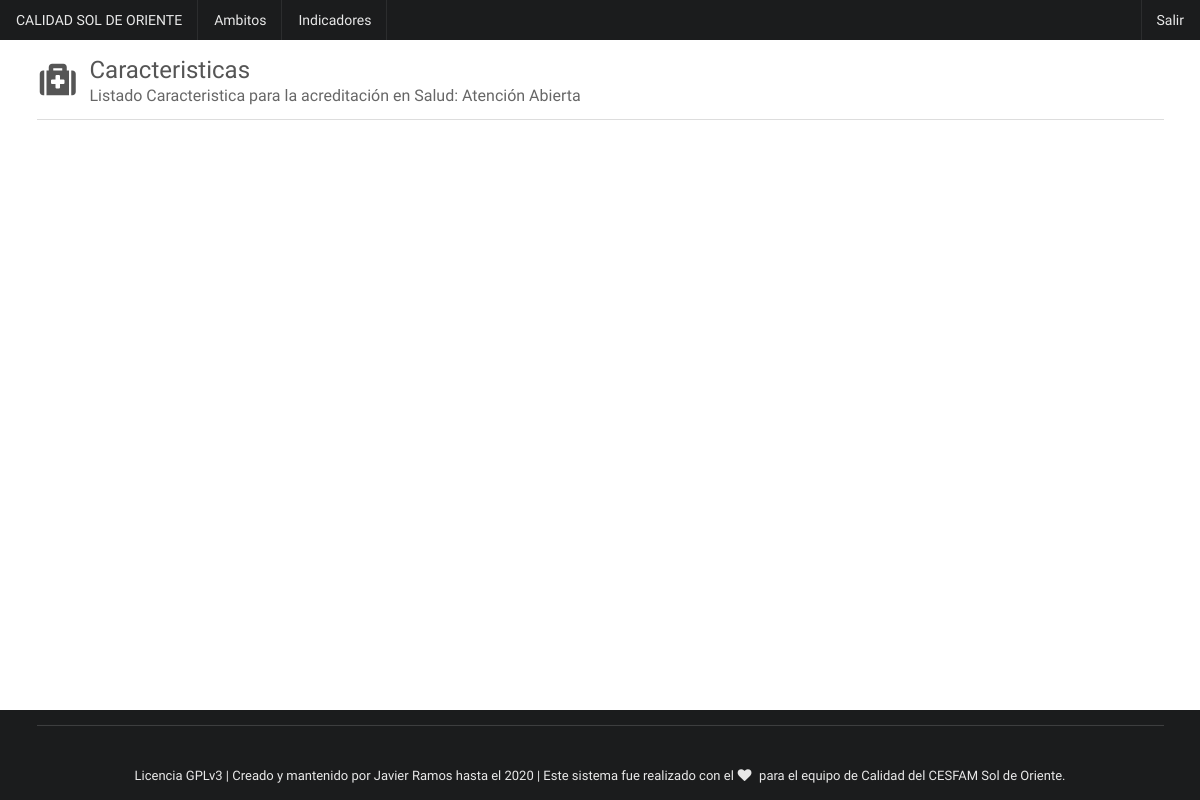
The page /caracteristicas/ (signed in) on the database as committed earlier.
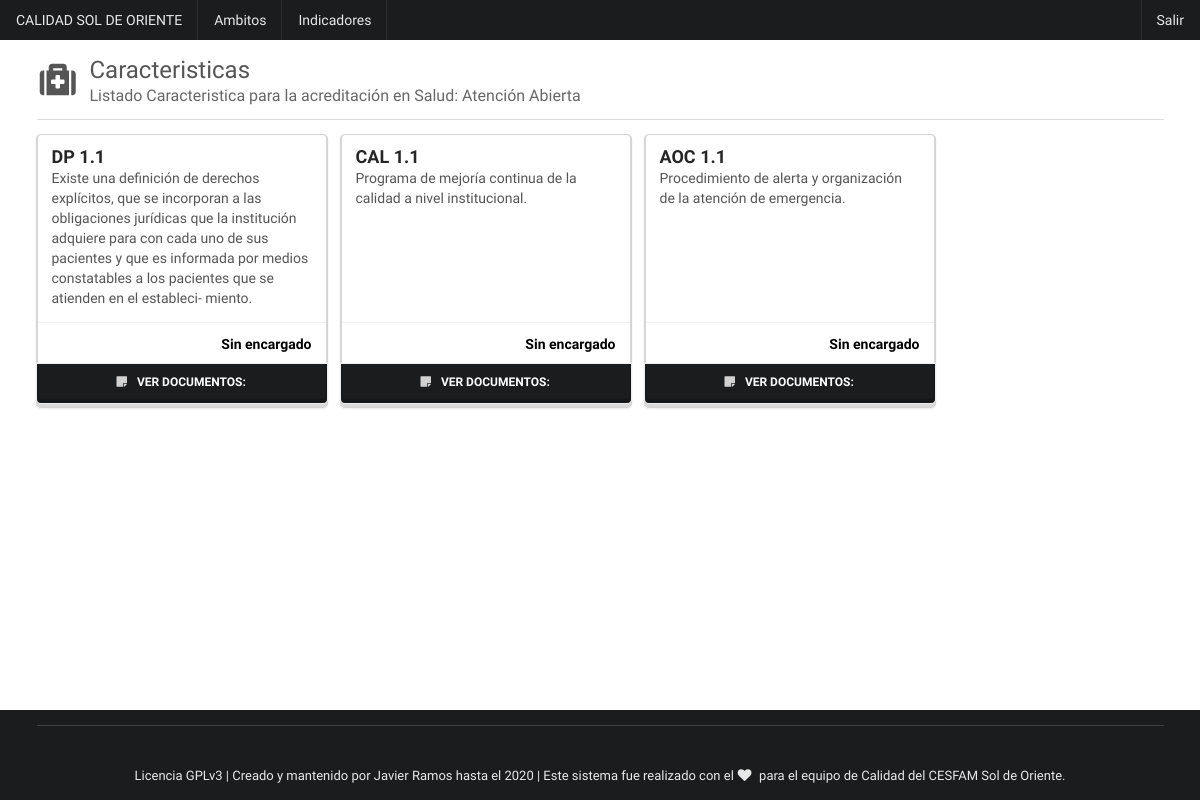
The same page on the database as committed later.
### caracteristicas/models.py (models this page shows, shortened)
class Caracteristica(models.Model):
    nombre = models.CharField(
        verbose_name='Nombre de Caracteristica', max_length=100
        )
    funcionario = models.ForeignKey(
        Funcionario, verbose_name="Encargado", on_delete=models.CASCADE
        )
    ambito = models.ForeignKey(
        Ambito, verbose_name="Ámbito", on_delete=models.CASCADE
        )
    denominacion = RichTextField(
        verbose_name='Denomiación'
        )
    TIPO_CHOICES = (
        ('OBLIGATORIA', 'OBLIGATORIA'),
        ('NO OBLIGATORIA', 'NO OBLIGATORIA')
    )
    tipo = models.CharField(
        verbose_name="Tipo de caracteristica", choices=TIPO_CHOICES,
        max_length=15, null=True, blank=True
        )
    numero = models.FloatField(
        verbose_name='Número de Característica'
        )
    fecha_actualizacion = models.DateField(
        verbose_name='Fecha de última actualización', default='2018-11-13'
        )
    created = models.DateTimeField(
        auto_now_add=True, verbose_name='Fecha de creación'
        )
    updated = models.DateTimeField(
        auto_now=True, verbose_name='Fecha de edición'
        )
    class Meta:
        verbose_name = 'Característica'
        verbose_name_plural = 'Características'
        ordering = ['ambito', 'numero']

### caracteristicas/views.py (the view)
# urls.py: path('', CaracteristicaList.as_view(), name='caracteristicas'),
@method_decorator(login_required(), name='dispatch')
class CaracteristicaList(ListView):
    model = Caracteristica

### templates/caracteristicas/caracteristica_list.html (shortened to what this page needs)
{% extends 'core/base.html' %}
{% load static %}
{% block content %}
    <div>
        <h2 class="ui header floated left">
            <i class="medkit icon"></i>
            <div class="content">Caracteristicas
                <div class="sub header">
                    Listado Caracteristica para la acreditación en Salud: Atención Abierta
                </div>
            </div>
        </h2>
        <div class="ui divider clearing"></div>
        <div class="ui cards">
            {% for caracteristica in caracteristica_list %}
                <div class="card">
                    <div class="content">
                        <div class="header">{{ caracteristica.nombre }}</div>
                        <div class="denominacion">
                            {{ caracteristica.denominacion|safe }}
                        </div>
                    </div>
                <div class="extra content">
                        <div class="right floated author">
                            <strong style="color: black">
                                {% if caracteristica.encargado != null %}
                                    {{ caracteristica.encargado }}
                                {% else %}
                                    Sin encargado
                                {% endif %}
                            </strong>
                        </div>
                    </div>
                    <a
                    href="{% url 'caracteristicas:caracteristica' caracteristica.id caracteristica.nombre|slugify %}"
                    class="ui bottom secondary attached button">
                        <i class="sticky note icon"></i>
                        Ver Documentos:
                    </a>
                </div>
            {% endfor %}
        </div>
    </div>
{% endblock %}

### templates/core/base.html (shortened to what this page needs)
<!DOCTYPE html>
{% load static %}
<html lang="en">
<head>
    <link href="{% static 'semantic/semantic-lumen.css' %}" rel="stylesheet">
</head>
<body>
{% include 'core/navbar.html'%}
<div style="padding: 55px 0 30px;">
    <div class="ui main container">
        {% block content %}
        {% endblock %}
    </div>
    {% include 'core/footer.html' %}
</div>
</body>
</html>

### templates/core/navbar.html
<div class="ui fixed inverted menu">
        <a class="{% if request.path == '/' %}active{% endif %} item" href="{% url 'home' %}">CALIDAD SOL DE ORIENTE</a>
        <a class="ui {% if request.path|slice:":9" == '/ambitos/' %}active{% endif %} item" href="{% url 'ambitos:ambitos' %}">Ambitos</a>
        <a class="ui {% if request.path|slice:":9" == '/documentos/' %}active{% endif %} item" href="{% url 'documentos:documentos' %}">Indicadores</a>
        <div class="right menu">
            {% if not request.user.is_authenticated %}
            <a class="ui item" href="{% url 'login' %}">Acceder</a>
                {% else %}
                <a class="ui item" href="{% url 'logout' %}">Salir</a>
            {% endif %}
        </div>
</div>

### templates/core/footer.html (shortened to what this page needs)
<div class="ui inverted vertical footer segment" style="position: fixed;
  left: 0;
  bottom: 0;
  width: 100%;
  text-align: center;
}">
    <div class="ui center aligned container">
      <div class="ui inverted section divider"></div>
      <div class="ui horizontal stackable inverted small divided link list">
        <p>
        Licencia GPLv3 | Creado y mantenido por Javier Ramos hasta el
             | Este sistema fue realizado con el <i class="heart icon"></i>
            para el equipo de Calidad del CESFAM Sol de Oriente.
        </p>
      </div>
    </div>
</div>

### templates/core/scripts.html (shortened to what this page needs)
{% load static %}

Rows that differ between the two databases and show on the page:
added Caracteristica: nombre "DP 1.1", denominacion "Existe una definición de derechos explícitos, que se incorporan a las obligaciones jurídicas que la institución adquiere para con cada uno de sus pacientes y que es informada por medios constatables a los pacientes que se atienden en el estableci- miento."
added Caracteristica: nombre "CAL 1.1", denominacion "Programa de mejoría continua de la calidad a nivel institucional."
added Caracteristica: nombre "AOC 1.1", denominacion "Procedimiento de alerta y organización de la atención de emergencia."
